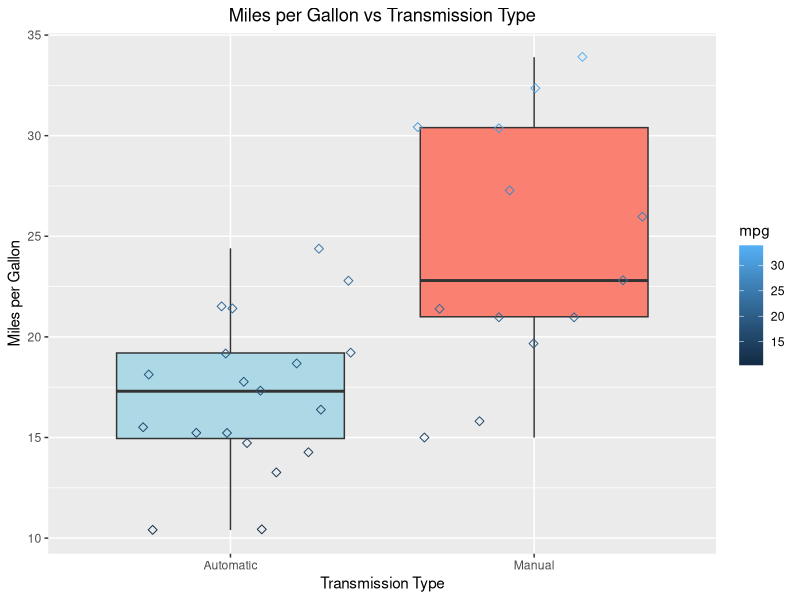
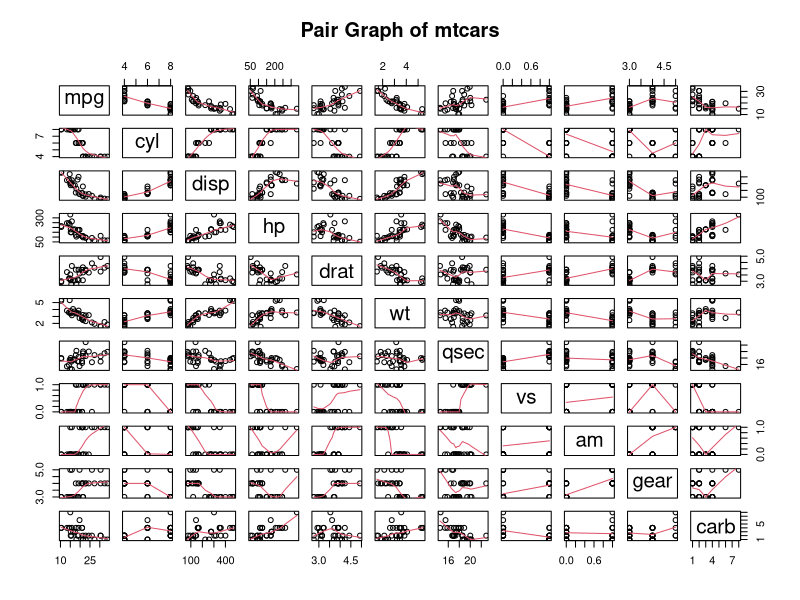
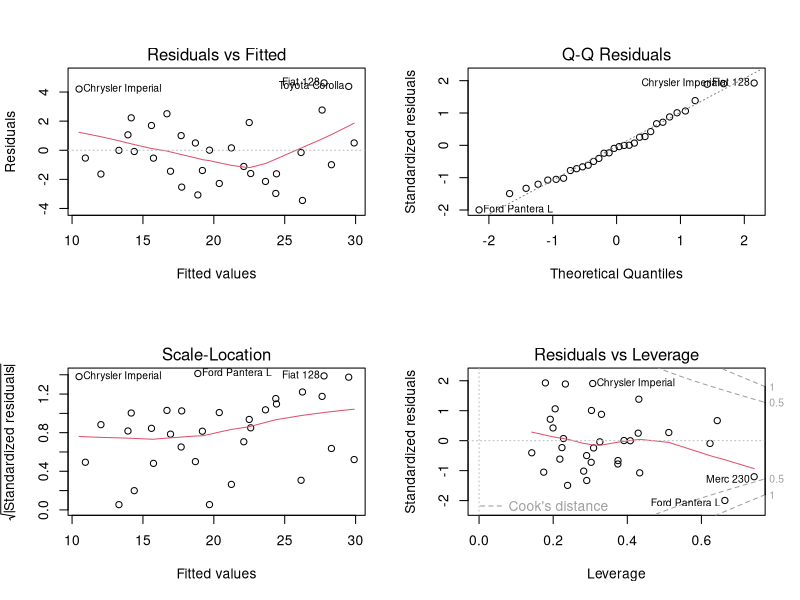

Here is the R script that generated these plots, in order:
## ---- chunk 1
library(ggplot2)
library(dplyr)
data(mtcars)
## ---- chunk 2
# Checking for the dimension of the dataset
dim(mtcars)
## ---- chunk 3
# Checking for columns names
names(mtcars)
## ---- chunk 4
# viewing the first six rows of the dataset
head(mtcars)
## ---- chunk 5
# checking the structure of the dataset
str(mtcars)
## ---- chunk 6
# checking the summary of the dataset
summary(mtcars)
## ---- chunk 7
# checking the correlation between mpg and the other variable
cor(mtcars$mpg, mtcars[,-1])
## ---- chunk 8
# Looking at the t.test at the confident level of 95 and the p value
mtcarsTestResults <- t.test(mpg ~ am, data = mtcars, conf.level = 0.95)
mtcarsTestResults$p.value
## ---- chunk 9
# Checking the estimate of t.test results
mtcarsTestResults$estimate
## ---- chunk 10
# Checking the regression values of the univariable mtcarsfitUv
mtcarsfitUv <- lm(mpg ~ am, data = mtcars)
summary(mtcarsfitUv)
## ---- chunk 11
# Rounding the univariable mtcarsfitUv to two digits
round(summary(mtcarsfitUv)$r.square*100, digits=2)
## ---- chunk 12
# Hidden results to comply with the page constraint.}
# Checking the regression values of the multivariable mtcarsfitMv
mtcarsfitMv <- lm(mpg ~ ., data = mtcars)
mtcarsfitMv
summary(mtcarsfitMv)
## ---- chunk 13
# Hidden results to comply with the page constraint.
stepFit <- step(mtcarsfitMv)
summary(stepFit)
summary(stepFit)$coeff

## ---- chunk 14
# Rounding the multivariable mtcarsfitMv to two digits
round(summary(mtcarsfitMv)$r.square*100, digits=2)
## ---- chunk 15
# Creating a new variable as a factor and changing the levels
mtcars$am2 <- factor(mtcars$am)
levels(mtcars$am2) <-c("Automatic", "Manual")

# Using ggplot2 to create a boxplot to look at mpg and transmission type distribution
g <- ggplot(mtcars,aes(x=am2, y=mpg)) +
  geom_boxplot(aes(group=am2), fill=c("lightblue","salmon")) +
  labs(x="Transmission Type") +
  ylab("Miles per Gallon") +
  ggtitle("Miles per Gallon vs Transmission Type") +
  theme(plot.title = element_text(hjust = 0.5)) + 
  geom_jitter(cex = 1.8, shape = 5, aes(colour = mpg))
g
## ---- chunk 16
# pairs all the variables without the newly create variable am2
pairs((mtcars %>% select(-am2)), panel = panel.smooth, main = "Pair Graph of mtcars")
## ---- chunk 17
# Multivariable
par(mfrow=c(2, 2))
plot(mtcarsfitMv)
